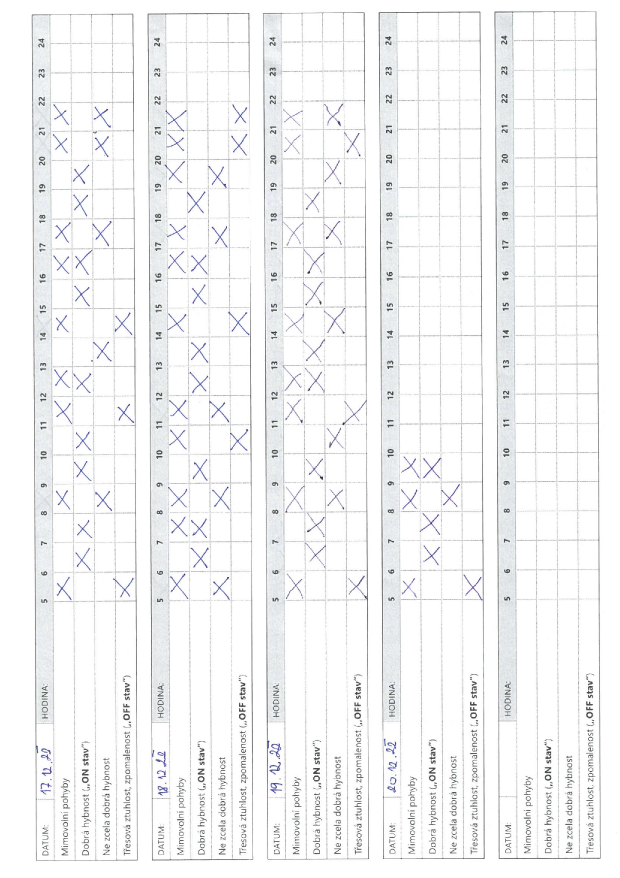
#> input picture Original_pages/IPDdiaries_scan_01.png, 1240 x 1755 px (shown at 1/2 size); its folder holds only this picture in this run
$ python preprocess_anon.py
#> lines starting #> are read from the running program, lines starting #| are printed output that depends on the picture; after the words box and inside, x2 and y2 are one past the last pixel; in counts of white or black regions, pixels touching at a corner belong together
from pathlib import Path
import cv2
import numpy as np

# ---------- utils ----------

def ensure_dir(p: Path):
    p.mkdir(parents=True, exist_ok=True)

def imread_rgb(path: Path):
    img = cv2.imread(str(path), cv2.IMREAD_COLOR)
    if img is None:
        raise FileNotFoundError(f"Cannot read: {path}")
    return cv2.cvtColor(img, cv2.COLOR_BGR2RGB)

def imwrite_rgb(path: Path, img_rgb: np.ndarray):
    """
    Očekává 3kanálový RGB (může být i "šedý" – R=G=B).
    """
    ensure_dir(path.parent)
    if img_rgb.ndim == 2:
        # pro jistotu: pokud by sem někdy doputoval 1 kanál, rozkopíruj ho
        img_rgb = np.stack([img_rgb, img_rgb, img_rgb], axis=-1)
    bgr = cv2.cvtColor(img_rgb, cv2.COLOR_RGB2BGR)
    cv2.imwrite(str(path), bgr, [cv2.IMWRITE_PNG_COMPRESSION, 3])


# ---------- fotometrie (z původního preprocesoru) ----------

def gray_world_white_balance(img_rgb: np.ndarray) -> np.ndarray:
    img = img_rgb.astype(np.float32) + 1e-6
    mean = img.reshape(-1, 3).mean(axis=0)
    scale = mean.mean() / mean
    balanced = np.clip(img * scale, 0, 255).astype(np.uint8)
    return balanced

def clahe_luminance(img_rgb: np.ndarray, clip=2.0, tile=(8, 8)) -> np.ndarray:
    lab = cv2.cvtColor(img_rgb, cv2.COLOR_RGB2LAB)
    l, a, b = cv2.split(lab)
    clahe = cv2.createCLAHE(clipLimit=clip, tileGridSize=tile)
    l2 = clahe.apply(l)
    lab2 = cv2.merge([l2, a, b])
    return cv2.cvtColor(lab2, cv2.COLOR_LAB2RGB)

def gamma_correct(img_rgb: np.ndarray, gamma=0.95) -> np.ndarray:
    if abs(gamma - 1.0) < 1e-3:
        return img_rgb
    inv = 1.0 / gamma
    lut = (np.linspace(0, 1, 256) ** inv * 255).astype(np.uint8)
    return cv2.LUT(img_rgb, lut)

def denoise_bilateral(img_rgb: np.ndarray) -> np.ndarray:
    return cv2.bilateralFilter(img_rgb, d=5, sigmaColor=25, sigmaSpace=25)


# ---------- odhad náklonu + deskew ----------

def estimate_tilt_deg_vlines(img_rgb,
                             canny1=40, canny2=120,
                             hough_thr=80, min_len_ratio=0.18):
    """
    Hrubý odhad malého natočení (deg) podle svislých čar mřížky.
    Vrací *odchylku* od svislice (kladné = po směru hodinových ručiček).
    """
    import math
    h, w = img_rgb.shape[:2]
    g = cv2.cvtColor(img_rgb, cv2.COLOR_RGB2GRAY)
    g = cv2.GaussianBlur(g, (3, 3), 0)
    edges = cv2.Canny(g, canny1, canny2)

    min_len = int(min(h, w) * min_len_ratio)
    lines = cv2.HoughLinesP(edges,
                            rho=1,
                            theta=np.pi / 1800,
                            threshold=hough_thr,
                            minLineLength=min_len,
                            maxLineGap=6)
    if lines is None:
        return 0.0

    angs = []
    for x1, y1, x2, y2 in lines[:, 0, :]:
        dx, dy = x2 - x1, y2 - y1
        if abs(dx) < 1 and abs(dy) < 1:
            continue
        ang = math.degrees(math.atan2(-dy, dx))  # 0° = vodorovně
        # téměř svislé: kolem 90° nebo -90°
        if abs(abs(ang) - 90.0) <= 8.0:
            dev = (90.0 - abs(ang))          # odchylka od 90°
            dev = dev if ang > 0 else -dev   # znaménko podle orientace
            angs.append(dev)

    if not angs:
        return 0.0

    return float(np.median(angs))


def deskew_for_anonymization(img_rgb: np.ndarray,
                             max_abs_rot_deg: float = 5.0,
                             min_effective_deg: float = 0.15):
    """
    Vrátí (out_img, tilt_deg, rotated_flag).

    - Nejprve odhadne náklon podle svislých linií.
    - Pokud je |tilt| < min_effective_deg → neotáčí (šum).
    - Pokud je |tilt| > max_abs_rot_deg → neotáčí (podezřelý dotazník).
    - Jinak otočí o tilt_deg kolem středu s bílým pozadím.
    """
    tilt_deg = estimate_tilt_deg_vlines(img_rgb)

    # příliš malá korekce = ignorujeme
    if abs(tilt_deg) < min_effective_deg:
        return img_rgb, tilt_deg, False

    # příliš velká korekce = necháme tak, jen zalogujeme
    if abs(tilt_deg) > max_abs_rot_deg:
        print(f"[WARN] {tilt_deg:.2f}° > {max_abs_rot_deg}° → NEOTÁČÍM (podezřelé zarovnání)")
        return img_rgb, tilt_deg, False

    h, w = img_rgb.shape[:2]
    M = cv2.getRotationMatrix2D((w / 2.0, h / 2.0), tilt_deg, 1.0)
    rot = cv2.warpAffine(
        img_rgb, M, (w, h),
        flags=cv2.INTER_LINEAR,
        borderMode=cv2.BORDER_CONSTANT,
        borderValue=(255, 255, 255)
    )
    return rot, tilt_deg, True


# ---------- převod na černobílou + sjednocení tónu ----------

def normalize_to_gray(img_rgb: np.ndarray,
                      target_mean: float = 210.0,
                      target_std: float = 40.0) -> np.ndarray:
    """
    1) fotometrická normalizace (WB, CLAHE, gamma, denoise),
    2) převod na šedou,
    3) přeskalování na pevný mean/std → všechny stránky podobně "bílé".

    Výstup: 3kanálový RGB, ale R=G=B (vizuálně černobílé).
    """
    # 1) fotometrie v barvě (pomáhá odstranit barevný nádech papíru)
    x = gray_world_white_balance(img_rgb)
    x = clahe_luminance(x, clip=2.0, tile=(8, 8))
    x = gamma_correct(x, gamma=0.96)
    x = denoise_bilateral(x)

    # 2) převod na odstíny šedi
    g = cv2.cvtColor(x, cv2.COLOR_RGB2GRAY).astype(np.float32)

    # 3) sjednocení tónu (normalizace mean/std)
    m = float(g.mean())
    s = float(g.std() + 1e-6)

    gn = (g - m) / s * target_std + target_mean
    gn = np.clip(gn, 0, 255).astype(np.uint8)

    # 3kanálová "šedá" – kompatibilní s imwrite_rgb a zbytkem pipeline
    g3 = np.stack([gn, gn, gn], axis=-1)
    return g3


# ---------- pipeline pro anonimizaci ----------

def preprocess_single_anon(page_path: Path,
                           max_abs_rot_deg: float = 5.0) -> np.ndarray:
    """
    Kompletní preproces pro anonimizaci:
    - načte stránku
    - změří náklon a případně otočí (pokud |tilt| ≤ max_abs_rot_deg)
    - převede na černobílý obrázek s jednotným tónem papíru
    """
    img = imread_rgb(page_path)

    img2, tilt_deg, rotated = deskew_for_anonymization(
        img,
        max_abs_rot_deg=max_abs_rot_deg
    )

    print(f"[PAGE] {page_path.name}: tilt={tilt_deg:.2f}°, rotated={rotated}")

    # černobílá + sjednocení světla/kontrastu
    img2 = normalize_to_gray(img2)

    return img2


def preprocess_all_anon(
    pages_dir="Original_pages",
    out_dir="preprocessed_anon",
    max_abs_rot_deg: float = 5.0,
    suffix=""
):
    """
    Batch pro anonimizaci: všechny PNG v pages_dir → zarovnané ČB PNG v out_dir.
    """
    pages_dir = Path(pages_dir)
    out_dir = Path(out_dir)
    ensure_dir(out_dir)

    page_files = sorted(p for p in pages_dir.glob("*.png"))
    if not page_files:
        raise RuntimeError(f"No PNG pages found in {pages_dir}")

    for p in page_files:
        try:
            out = preprocess_single_anon(
                p,
                max_abs_rot_deg=max_abs_rot_deg
            )
#> in imread_rgb, img is the input picture: shape (1755, 1240, 3); mean B, G, R 245.6, 244.9, 244.5
#> in estimate_tilt_deg_vlines, `edges = cv2.Canny(g, canny1, canny2)`:
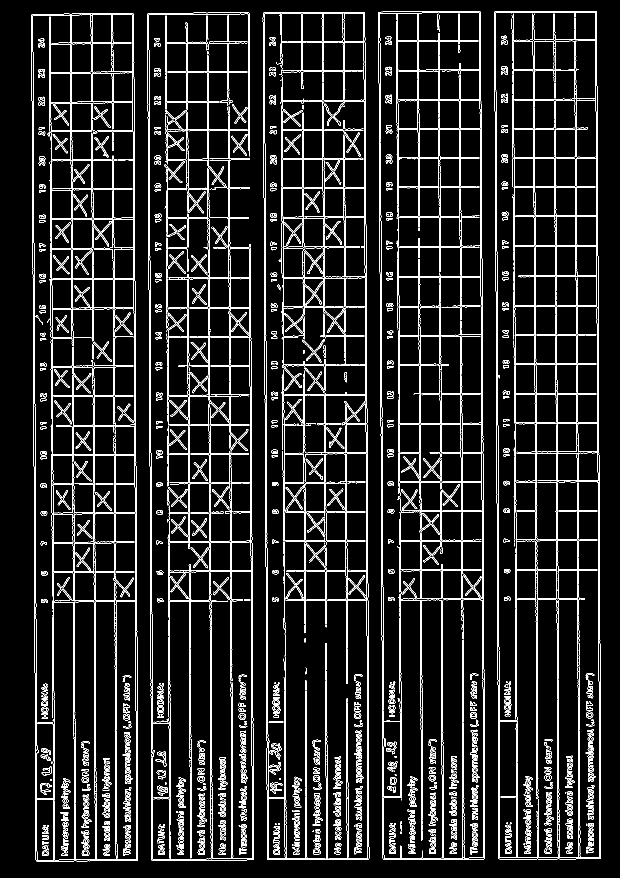
#> edges: shape (1755, 1240) (shown at 1/2 size); 8.7% white in thin lines or dots, all inside (x1, y1, x2, y2) = (63, 22, 1202, 1723)
#> in estimate_tilt_deg_vlines, `lines = cv2.HoughLinesP(edges, rho=1, theta=np.pi / 1800, threshold=ho..`: lines = 61 rows, first 6: [531, 519, 532, 858], [1033, 1247, 1034, 1628], [228, 476, 229, 799], [996, 874, 997, 1255], [147, 979, 149, 1408], [423, 1417, 424, 1720]
#> the loop in estimate_tilt_deg_vlines, `for x1, y1, x2, y2 in lines[:, 0, :]:` made 61 passes
#> (x1, y1, x2, y2, dx, dy, ang, dev) on passes 1 to 8: (531, 519, 532, 858, 1, 339, -89.83, -0.169), (1033, 1247, 1034, 1628, 1, 381, -89.85, -0.15), (228, 476, 229, 799, 1, 323, -89.82, -0.177), (996, 874, 997, 1255, 1, 381, -89.85, -0.15), (147, 979, 149, 1408, 2, 429, -89.73, -0.267), (423, 1417, 424, 1720, 1, 303, -89.81, -0.189), (103, 869, 104, 1192, 1, 323, -89.82, -0.177), (925, 1250, 928, 1718, 3, 468, -89.63, -0.367)
#> after the loop in estimate_tilt_deg_vlines, `for x1, y1, x2, y2 in lines[:, 0, :]:`: angs = 61 values, max 0 at index 35, min -0.492 at index 50, mean -0.165
#> in deskew_for_anonymization, `tilt_deg = estimate_tilt_deg_vlines(img_rgb)`: tilt_deg = -0.177
#> in deskew_for_anonymization, `M = cv2.getRotationMatrix2D((w / 2.0, h / 2.0), tilt_deg, 1.0)`: M = [[1, -0.0031, 2.72], [0.0031, 1, -1.92]]
#> in deskew_for_anonymization, `rot = cv2.warpAffine( img_rgb, M, (w, h), flags=cv2.INTER_LINEAR, bord..`:
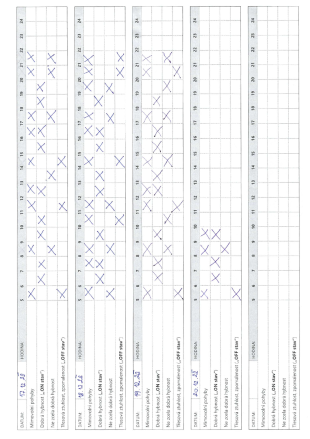
#> rot: shape (1755, 1240, 3) (shown at 1/4 size); mean R, G, B 244.5, 244.9, 245.6
#> in preprocess_single_anon, `img2, tilt_deg, rotated = deskew_for_anonymization( img, max_abs_rot_d..`: tilt_deg = -0.177; rotated = True
#| [PAGE] IPDdiaries_scan_01.png: tilt=-0.18°, rotated=True
#> in gray_world_white_balance, `mean = img.reshape(-1, 3).mean(axis=0)`: mean = [245.4, 245.9, 246.7]
#> in gray_world_white_balance, `scale = mean.mean() / mean`: scale = [1, 1, 0.997]
#> in clahe_luminance, `l, a, b = cv2.split(lab)`:
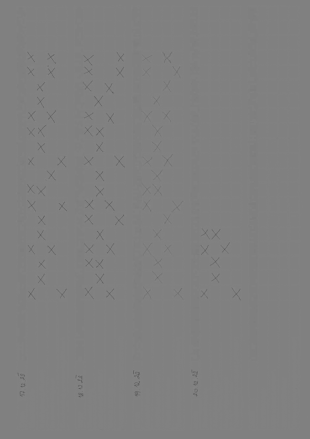
#> b: shape (1755, 1240) (shown at 1/4 size); min 66, max 144, mean 127.8
#> in clahe_luminance, `l2 = clahe.apply(l)`:
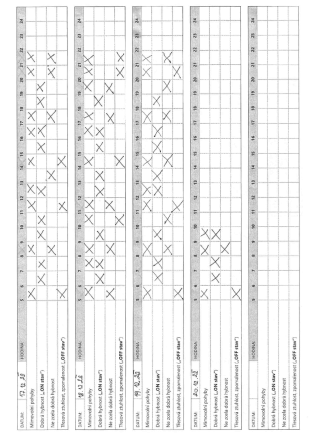
#> l2: shape (1755, 1240) (shown at 1/4 size); min 24, max 255, mean 238.4
#> in normalize_to_gray, `m = float(g.mean())`: m = 236.1
#> in normalize_to_gray, `s = float(g.std() + 1e-6)`: s = 36.6
#> in normalize_to_gray, `gn = np.clip(gn, 0, 255).astype(np.uint8)`:
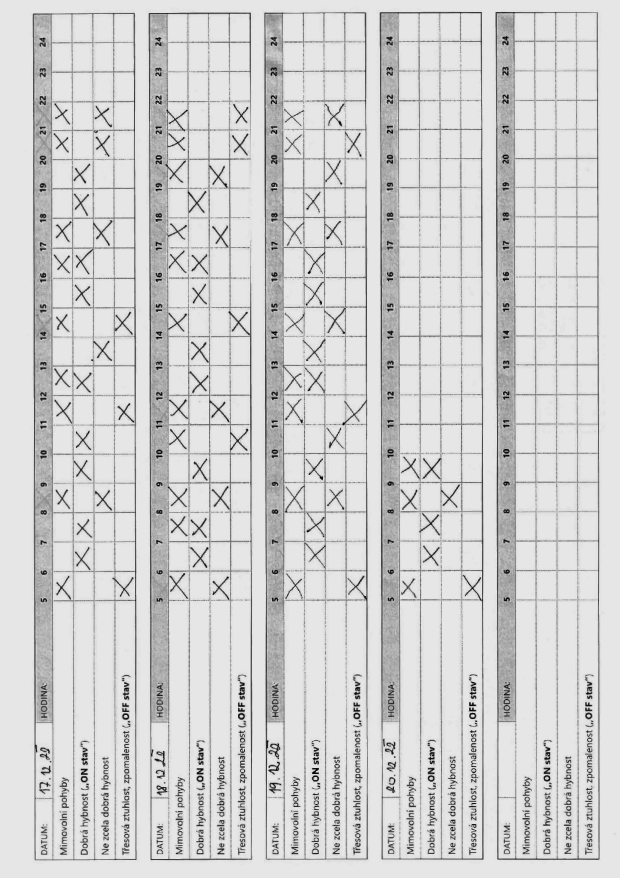
#> gn: shape (1755, 1240) (shown at 1/2 size); min 0, max 230, mean 209.4
            out_name = p.stem + suffix + ".png"
            imwrite_rgb(out_dir / out_name, out)
            print(f"[OK] {p.name} -> {out_name}")
        except Exception as e:
            print(f"[FAIL] {p.name}: {e}")


if __name__ == "__main__":
    # typické spuštění:
    # python preprocess_anon.py
    preprocess_all_anon(
        pages_dir="Original_pages",
        out_dir="preprocessed_anon",
        max_abs_rot_deg=5.0
    )

$ run again, on Original_pages/IPDdiaries_scan_05.png
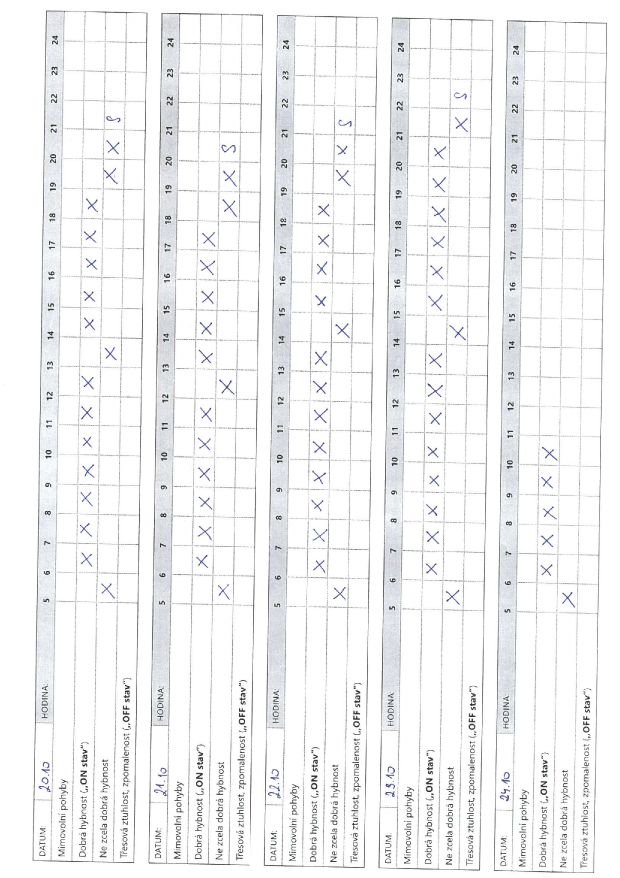
#> input picture Original_pages/IPDdiaries_scan_05.png, 1240 x 1755 px (shown at 1/2 size)
#> in imread_rgb, img is the input picture: shape (1755, 1240, 3); mean B, G, R 244.1, 243.3, 242.9
#> in estimate_tilt_deg_vlines, `edges = cv2.Canny(g, canny1, canny2)`:
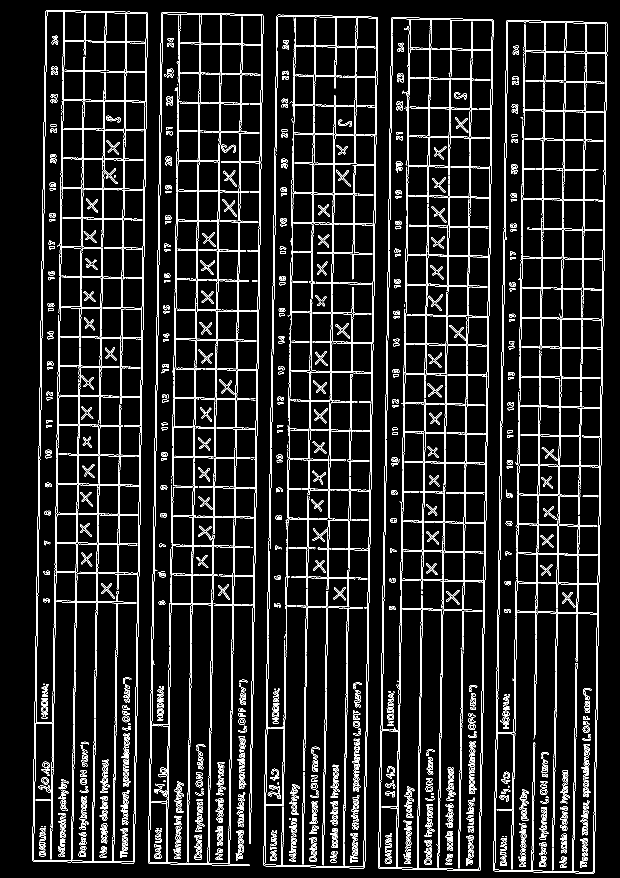
#> edges: shape (1755, 1240) (shown at 1/2 size); 8.5% white in thin lines or dots
#> lines = 37 rows, first 6: [355, 390, 359, 73], [225, 1725, 229, 1443], [110, 1082, 114, 818], [282, 738, 285, 492], [150, 1250, 160, 560], [807, 797, 811, 497]
#> the loop in estimate_tilt_deg_vlines, `for x1, y1, x2, y2 in lines[:, 0, :]:` made 37 passes
#> (x1, y1, x2, y2, dx, dy, ang, dev) on passes 1 to 8: (355, 390, 359, 73, 4, -317, 89.28, 0.723), (225, 1725, 229, 1443, 4, -282, 89.19, 0.813), (110, 1082, 114, 818, 4, -264, 89.13, 0.868), (282, 738, 285, 492, 3, -246, 89.3, 0.699), (150, 1250, 160, 560, 10, -690, 89.17, 0.83), (807, 797, 811, 497, 4, -300, 89.24, 0.764), (1122, 618, 1125, 387, 3, -231, 89.26, 0.744), (920, 1662, 923, 1438, 3, -224, 89.23, 0.767)
#> after the loop in estimate_tilt_deg_vlines, `for x1, y1, x2, y2 in lines[:, 0, :]:`: angs = 37 values, max 0.992 at index 30, min 0.623 at index 34, mean 0.754
#> in deskew_for_anonymization, `tilt_deg = estimate_tilt_deg_vlines(img_rgb)`: tilt_deg = 0.747
#> M = [[1, 0.013, -11.39], [-0.013, 1, 8.16]]
#> in preprocess_single_anon, `img2, tilt_deg, rotated = deskew_for_anonymization( img, max_abs_rot_d..`: tilt_deg = 0.747; rotated = True
#| [PAGE] IPDdiaries_scan_05.png: tilt=0.75°, rotated=True
#> mean = [244.1, 244.4, 245.2]
#> scale = [1, 1, 0.997]
#> lab: shape (1755, 1240, 3); mean of channels 0, 1, 2 244.3, 128, 127.8
#> lab2: shape (1755, 1240, 3); mean of channels 0, 1, 2 236.8, 128, 127.8
#> m = 234.5
#> s = 40.22
#> in normalize_to_gray, `gn = np.clip(gn, 0, 255).astype(np.uint8)`:
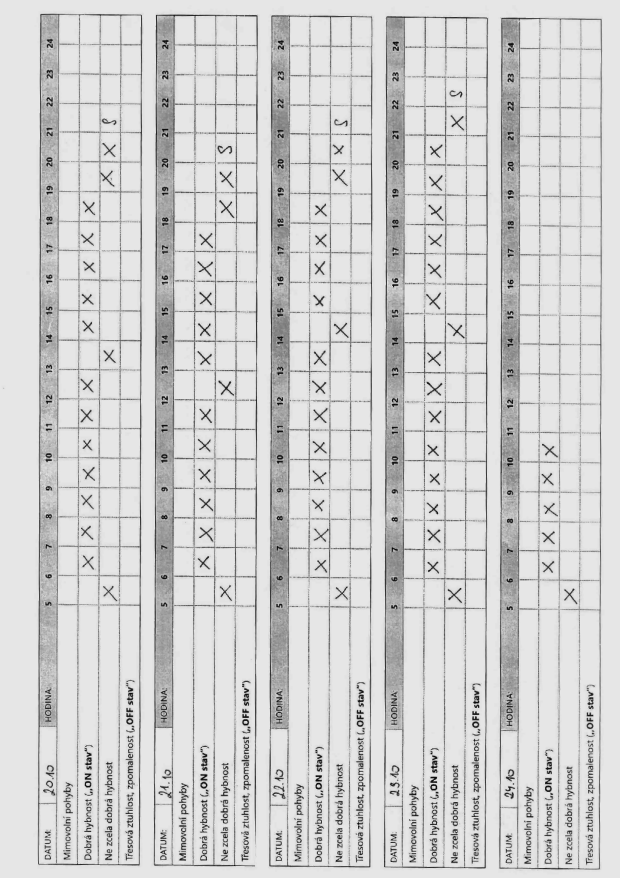
#> gn: shape (1755, 1240) (shown at 1/2 size); min 0, max 230, mean 209.5

$ run again, on Original_pages/IPDdiaries_scan_07.png
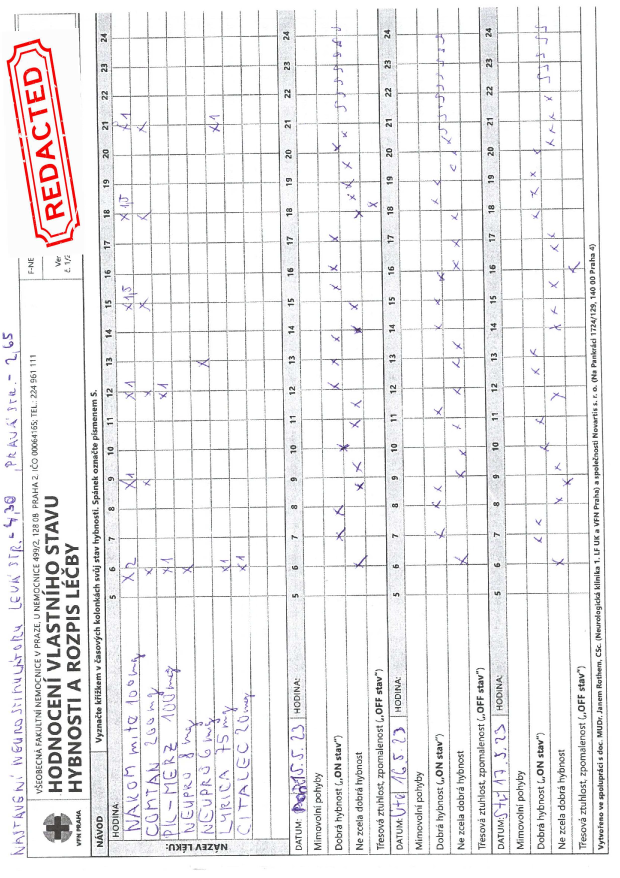
#> input picture Original_pages/IPDdiaries_scan_07.png, 1240 x 1755 px (shown at 1/2 size)
#> in imread_rgb, img is the input picture: shape (1755, 1240, 3); mean B, G, R 238.3, 237.4, 238.7
#> in estimate_tilt_deg_vlines, `edges = cv2.Canny(g, canny1, canny2)`:
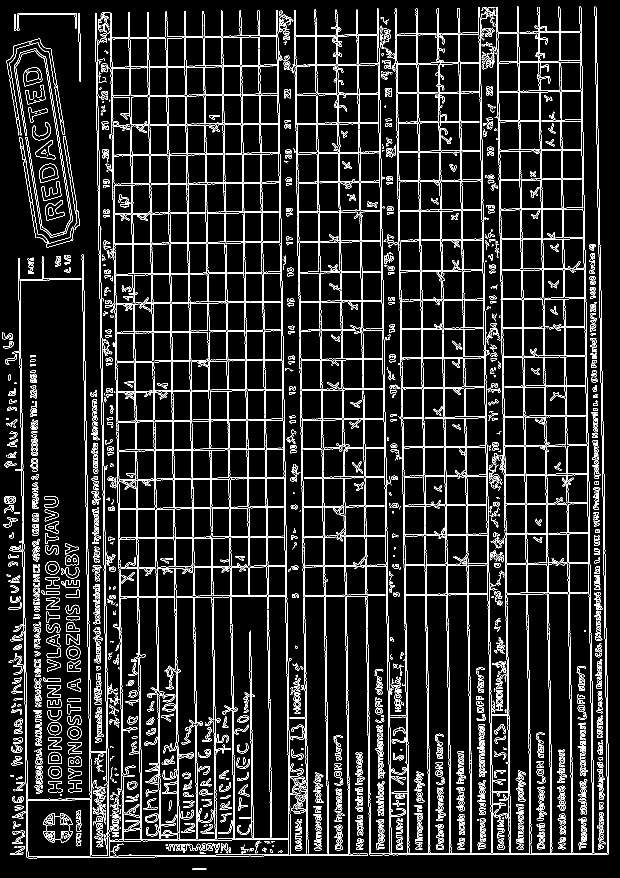
#> edges: shape (1755, 1240) (shown at 1/2 size); 9.7% white in thin lines or dots
#> lines = 53 rows, first 6: [227, 298, 231, 590], [1082, 261, 1086, 540], [671, 52, 677, 414], [1191, 99, 1197, 512], [767, 802, 771, 1099], [413, 345, 416, 584]
#> the loop in estimate_tilt_deg_vlines, `for x1, y1, x2, y2 in lines[:, 0, :]:` made 53 passes
#> (x1, y1, x2, y2, dx, dy, ang, dev) on passes 1 to 8: (227, 298, 231, 590, 4, 292, -89.22, -0.785), (1082, 261, 1086, 540, 4, 279, -89.18, -0.821), (671, 52, 677, 414, 6, 362, -89.05, -0.95), (1191, 99, 1197, 512, 6, 413, -89.17, -0.832), (767, 802, 771, 1099, 4, 297, -89.23, -0.772), (413, 345, 416, 584, 3, 239, -89.28, -0.719), (296, 24, 300, 292, 4, 268, -89.14, -0.855), (693, 1229, 697, 1530, 4, 301, -89.24, -0.761)
#> after the loop in estimate_tilt_deg_vlines, `for x1, y1, x2, y2 in lines[:, 0, :]:`: angs = 45 values, max 0.475 at index 42, min -1.13 at index 37, mean -0.766
#> in deskew_for_anonymization, `tilt_deg = estimate_tilt_deg_vlines(img_rgb)`: tilt_deg = -0.774
#> M = [[1, -0.0135, 11.91], [0.0135, 1, -8.3]]
#> in preprocess_single_anon, `img2, tilt_deg, rotated = deskew_for_anonymization( img, max_abs_rot_d..`: tilt_deg = -0.774; rotated = True
#| [PAGE] IPDdiaries_scan_07.png: tilt=-0.77°, rotated=True
#> mean = [240, 238.7, 239.6]
#> scale = [0.998, 1, 0.999]
#> lab: shape (1755, 1240, 3); mean of channels 0, 1, 2 239.3, 128.3, 127.9
#> lab2: shape (1755, 1240, 3); mean of channels 0, 1, 2 231.7, 128.3, 127.9
#> m = 228.9
#> s = 49.12
#> in normalize_to_gray, `gn = (g - m) / s * target_std + target_mean`:
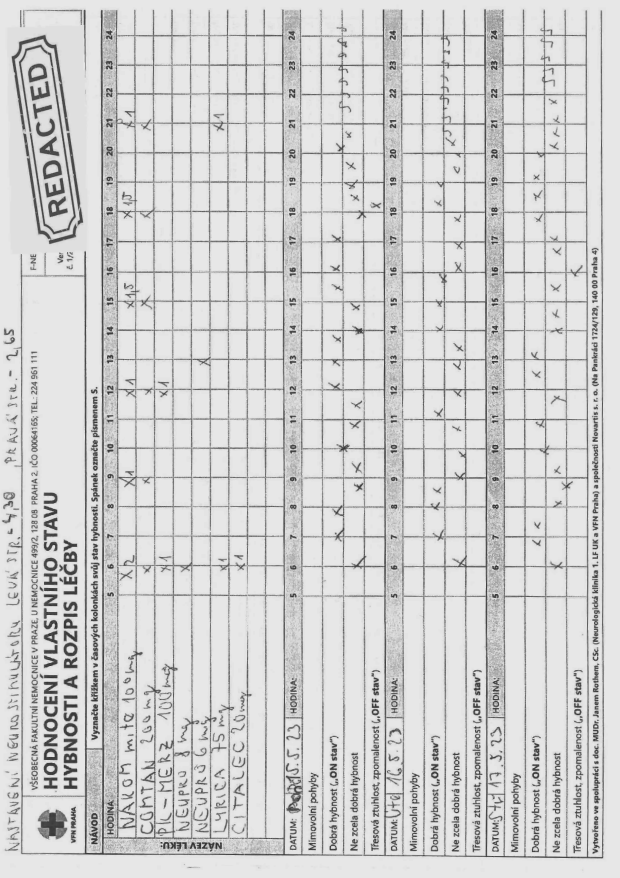
#> gn: shape (1755, 1240) float32 (shown at 1/2 size); min 42.34, max 231.3, mean 210
